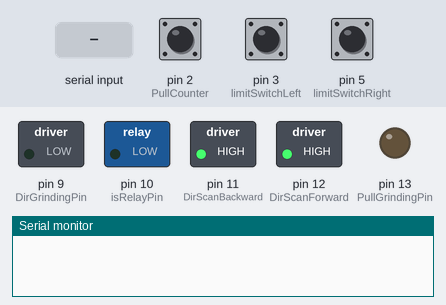
A sketch run on a simulated Arduino Uno, built with avr-gcc and run on an emulated ATmega328P. Shown: switched loads named in the sketch (green lamp = pin HIGH), output pins drawn as LEDs (lit = HIGH), the last lines printed to the serial monitor. Inputs (shaded band) come from the test bench; at power-on: pin 5 (limitSwitchRight) LOW, pin 2 (PullCounter) HIGH, pin 3 (limitSwitchLeft) LOW.

Above: at 1.2 s.
1.3 s: "G" received over Serial
At 1.7 s:
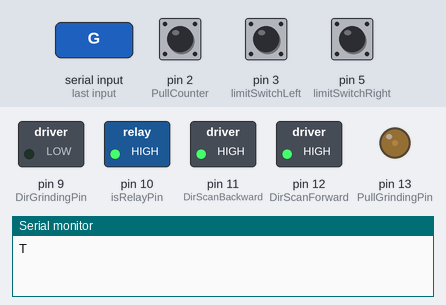
2.9 s: "Q" received over Serial
At 3.9 s:
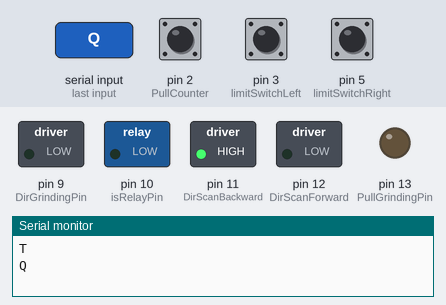
4.5 s: "B" received over Serial
At 5.7 s:
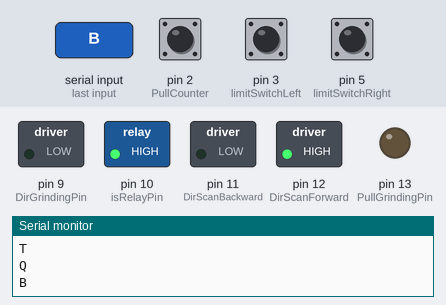
6.0 s: "G" received over Serial
At 7.2 s:
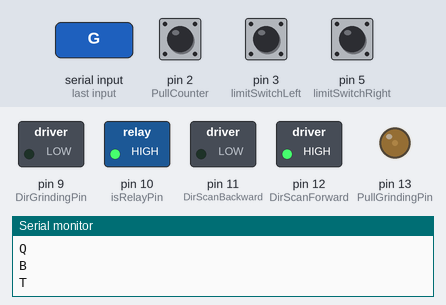
7.6 s: pin 5 (limitSwitchRight) pulled HIGH for 0.15 s
At 8.5 s:
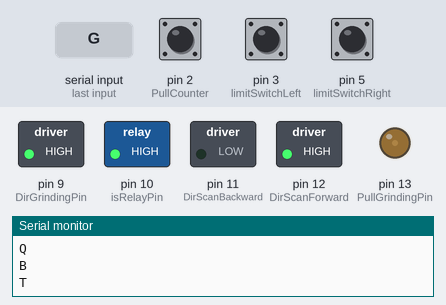
9.2 s: "F" received over Serial
At 9.6 s:
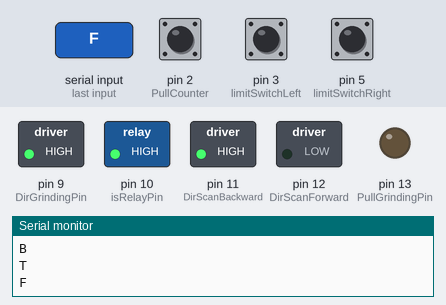
Timing chart, 0 to 11.7 s (numbered marks = the images above; inputs shaded):
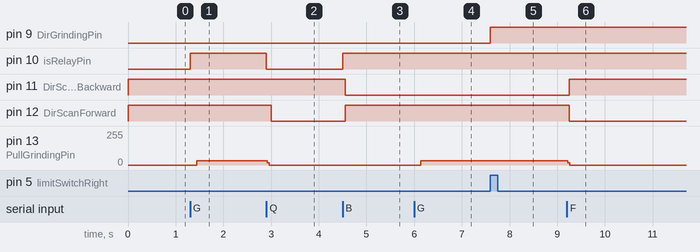

Measured:
- after the input at 1.3 s, pin 10 (isRelayPin): LOW → HIGH at once; pin 13 (PullGrindingPin): 0/255 → 33/255 after 0.14 s
- after the input at 2.9 s, pin 10 (isRelayPin): HIGH → LOW at once; pin 12 (DirScanForward): HIGH → LOW after 0.10 s; pin 13 (PullGrindingPin): 33/255 → 0/255 at once
- after the input at 4.5 s, pin 10 (isRelayPin): LOW → HIGH at once; pin 11 (DirScanBackward): HIGH → LOW after 0.05 s; pin 12 (DirScanForward): LOW → HIGH after 0.05 s
- after the input at 6.0 s, pin 13 (PullGrindingPin): 0/255 → 33/255 after 0.14 s
- after the input at 7.6 s, pin 9 (DirGrindingPin): LOW → HIGH at once
- after the input at 9.2 s, pin 11 (DirScanBackward): LOW → HIGH after 0.05 s; pin 12 (DirScanForward): HIGH → LOW after 0.05 s; pin 13 (PullGrindingPin): 33/255 → 0/255 at once

The sketch:

BackScan_Orental.ino
```cpp
int  incomingByte = 0; // for incoming serial data

bool isFrontScan_flag = false;
bool isGrinding_flag   = false;
bool isBackMove_flag = false;
bool isFrontMove_flag = false;
bool isReturnHome     = false;


int PullGrindingPin = 13;
int DirGrindingPin  = 9;
const byte limitSwitchLeft = 3;// outputA digital pin2
const byte limitSwitchRight = 5;//outoutB digital pin3
int timeDelayGrinding = 1;

int DirScanForward = 12;
int DirScanBackward = 11;
int isRelayPin     = 10;

volatile int32_t temp = 0;
volatile int32_t counter = 0;
const volatile int32_t MaximumCounter = 50;

const byte PullCounter = 2;
#define readA bitRead(PIND,PullCounter)//faster than digitalRead()


void GrindingTrigger(){
  digitalWrite(PullGrindingPin, HIGH);
  delayMicroseconds(2);
  digitalWrite(PullGrindingPin, LOW);
}

void JogForward(){
  digitalWrite(DirScanBackward, HIGH);
  delayMicroseconds(10);
  digitalWrite(DirScanForward, LOW);
  delayMicroseconds(10);
}

void JogBackward(){
  digitalWrite(DirScanForward, HIGH);
  delayMicroseconds(10);
  digitalWrite(DirScanBackward, LOW);
  delayMicroseconds(10);
}

void StopMotor(){
  digitalWrite(DirScanForward, HIGH);
  delayMicroseconds(10);
  digitalWrite(DirScanBackward, HIGH);
  delayMicroseconds(10);
}
void setup() {
  // put your setup code here, to run once:
  Serial.begin (9600);
  pinMode(PullCounter, INPUT_PULLUP);
  pinMode(DirScanForward, OUTPUT);
  pinMode(DirScanBackward, OUTPUT);
  pinMode(isRelayPin, OUTPUT);

  pinMode(DirGrindingPin, OUTPUT);
  pinMode(PullGrindingPin, OUTPUT);
  pinMode(limitSwitchLeft, INPUT);
  pinMode(limitSwitchRight, INPUT);


  //B rising pulse from encodenren activated ai1(). AttachInterrupt 1 is DigitalPin nr 3 on moust Arduino.
  attachInterrupt(digitalPinToInterrupt(PullCounter), PullMotorCounter, RISING);


  // set motor off
  digitalWrite(DirScanForward, HIGH);
  digitalWrite(DirScanBackward, HIGH);
  digitalWrite(isRelayPin, LOW);

  digitalWrite(PullGrindingPin, LOW);
  digitalWrite(DirGrindingPin, LOW);

}

void loop() {
  // put your main code here, to run repeatedly:
//  if ( counter != temp ) {
//      Serial.println (counter);
//      temp = counter;
//  }

   if (Serial.available() > 0){
      incomingByte = Serial.read();
     if(incomingByte == 'G'){
        Serial.write("T\n");
        isReturnHome    = false;

        isGrinding_flag = true;
        isFrontScan_flag = false;

        isBackMove_flag = false;
        isFrontMove_flag = false;
        digitalWrite(isRelayPin, HIGH);
        delay(100);
      }
      else if(incomingByte == 'Q'){
        Serial.write("Q\n");
        counter = 0;
        temp    = 0;
        isReturnHome = true;

        isGrinding_flag = false;
        isFrontScan_flag = true;

        isBackMove_flag = false;
        isFrontMove_flag = false;

        digitalWrite(isRelayPin, LOW);
        delay(100);
        JogForward();
      }
      else if(incomingByte == 'B'){
        Serial.write("B\n");
        counter = 0;
        temp    = 0;
        isReturnHome    = false;

        isGrinding_flag = false;
        isFrontScan_flag = false;

        isBackMove_flag = true;
        isFrontMove_flag = false;

        digitalWrite(isRelayPin, HIGH);
        delay(50);
        JogBackward();
      }
      else if(incomingByte == 'F'){
        Serial.write("F\n");
        counter = 0;
        temp    = 0;
        isGrinding_flag = false;
        isFrontScan_flag = false;
        isBackMove_flag = false;
        isFrontMove_flag = true;
        isReturnHome    = false;

        digitalWrite(isRelayPin, HIGH);
        delay(50);
        JogForward();
      }
      else{
        Serial.write("S\n");
        isFrontScan_flag = false;
        isGrinding_flag = false;
        isFrontMove_flag = false;
        isBackMove_flag = false;
        isReturnHome    = false;
        counter = 0;
        temp    = 0;
        digitalWrite(isRelayPin, HIGH);
        delay(50);
        StopMotor();
      }

   }

   if(isGrinding_flag == true){
      if(digitalRead(limitSwitchLeft) == LOW && digitalRead(limitSwitchRight) == HIGH){
         digitalWrite(DirGrindingPin,HIGH);

      }
      else if(digitalRead(limitSwitchLeft) == HIGH && digitalRead(limitSwitchRight) == LOW){
         digitalWrite(DirGrindingPin,LOW);

      }
       digitalWrite(PullGrindingPin, HIGH);
       delayMicroseconds(timeDelayGrinding);
       digitalWrite(PullGrindingPin, LOW);
       delayMicroseconds(timeDelayGrinding);
   }

}

void PullMotorCounter() {

  if(isFrontScan_flag){
    if (readA == HIGH){
      counter ++;
    }
  }

  // checking counter
  if(counter == MaximumCounter){
      counter = 0;

      if(isReturnHome == true){
         digitalWrite(isRelayPin, HIGH);
         delay(100);
         JogBackward();
         isReturnHome = false;
      }
      else if(isReturnHome == false){
         StopMotor();
      }
  }
}
```
